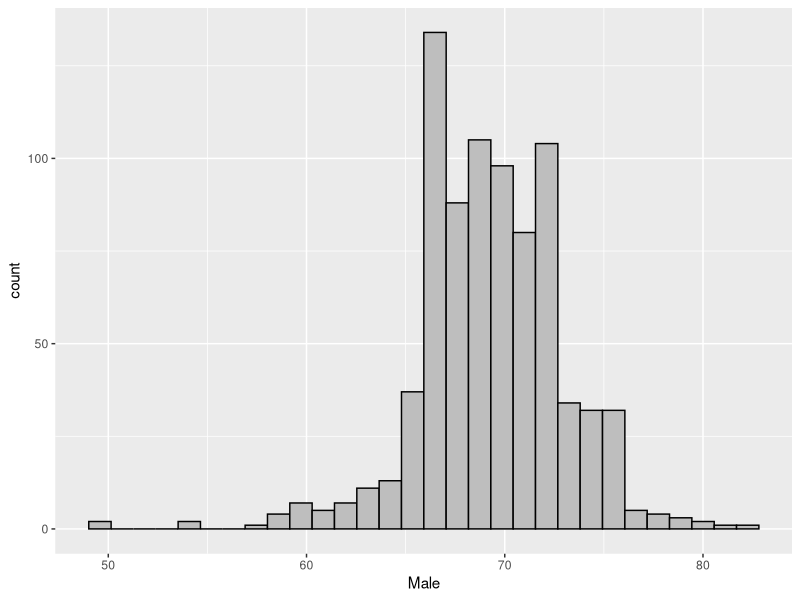
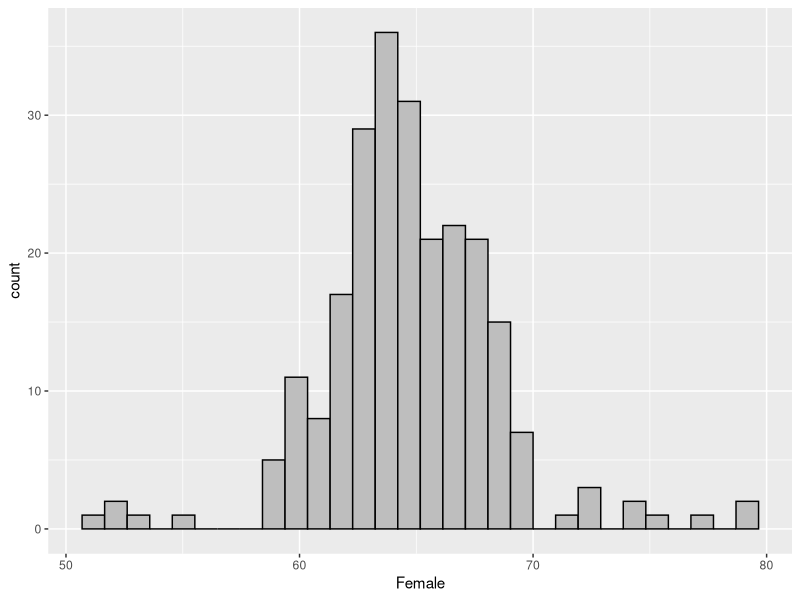
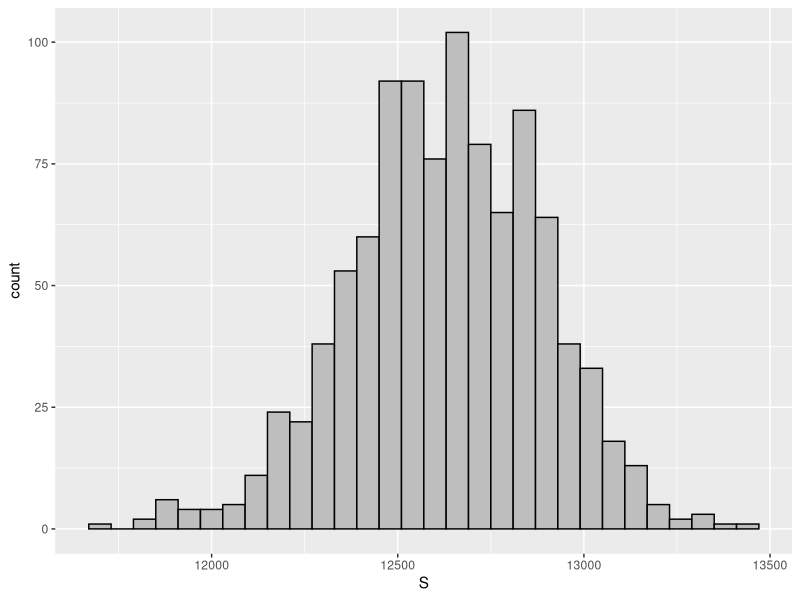

The R source for these figures, in order: (Note: this script raises an error after producing the figures.)
## ---- chunk 1
library(dslabs)
library(tidyverse)
library(dplyr)
library(ggplot2)
## ---- chunk 2
data("heights")

Male<-heights %>% filter(sex=="Male") %>% pull(height)
Female<-heights %>% filter(sex=="Female") %>% pull(height)
## ---- chunk 3
data.frame(Male) %>% ggplot(aes(Male)) + geom_histogram(color = "black", fill="grey")
## ---- chunk 4
data.frame(Female) %>% ggplot(aes(Female)) + geom_histogram(color = "black", fill="grey")
## ---- chunk 5
mean(Female<=61)
## ---- chunk 6
set.seed(1)
color <- rep(c("Black", "Red", "Green"), c(16, 19, 3))
## ---- chunk 7
n <- 1000
X <- sample(c(-15,15), n, replace = TRUE, prob=c(3/38, 35/38))
S <- sum(X)
S
## ---- chunk 8
ev<- n * (-15*3/38 + 15*35/38)
se<- sqrt(n) * 2 * sqrt(3*35)/38 
## ---- chunk 9
B <- 1000
roulette_winnings <- function(n){
  X <- sample(c(-15,15), n, replace = TRUE, prob=c(3/38, 35/38))
  sum(X)
}
S <- replicate(B, roulette_winnings(n))
## ---- chunk 10
data.frame(S) %>% ggplot(aes(S)) + geom_histogram(color = "black", fill="grey")
## ---- chunk 11
mean(S<0)
## ---- chunk 12
N <- 1000
B <- 10000
p<-0.45
inside <- replicate(B, {
  x <- sample(c(0,1), size = N, replace = TRUE, prob = c(1-p, p))
  x_hat <- mean(x)
  se_hat <- sqrt(x_hat * (1 - x_hat) / N)
  return(c(x_hat, se_hat))
})

d<-as.data.frame(t(inside))
colnames(d) = c("x_hat", "se_hat")

d<-d %>% 
  mutate(low=x_hat - 1.96 * se_hat, 
         high = x_hat + 1.96 * se_hat)

plot4<- d %>% 
  mutate(poll=seq(1,B), estimate=(low+high)/2) %>%
  head(n=100) %>%
  ggplot(aes(poll,estimate)) + 
  geom_point() +  geom_hline(yintercept = p) + 
  coord_flip()
## ---- chunk 13
library(cowplot)
plot_grid(plot1, plot2, plot3, plot4)
